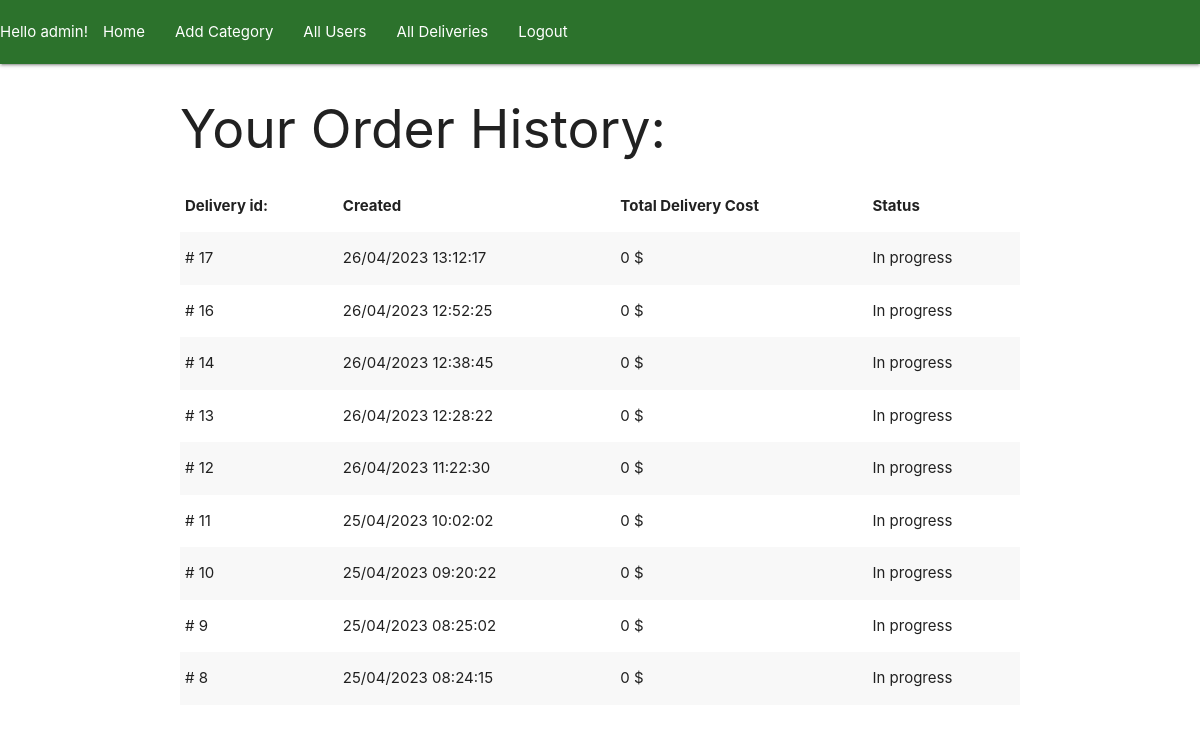
The app's page /order_history/ (signed in) with its own data.
### orders/models.py (models this page shows)
class User(AbstractUser):
    def __str__(self):
        return self.username

class Delivery(models.Model):
    cart = models.OneToOneField(Cart, on_delete=models.CASCADE, primary_key=True)
    is_delivered = models.BooleanField(default=False)
    address = models.CharField(max_length=200, blank=False)
    comment = models.TextField(blank=True)
    created = models.DateTimeField(auto_now_add=True)

### orders/views.py (the view)
# urls.py: path('order_history/',views.order_history,name="order_history"),
@login_required(login_url="login")
def order_history(request):
    deliveries = Delivery.objects.filter(cart__user=request.user).order_by('-created')
    if not deliveries:
        return render(request, 'orders/order_history.html')
    else:
        for delivery in deliveries:
            total = calculate_total(delivery.cart.item_set.all())
            delivery.total = total
    return render(request, 'orders/order_history.html', {"deliveries": deliveries})

### orders/views.py (called while the page is built)
def calculate_total(items):
    total = sum((item.amount * item.dish.price) for item in items)
    return total

### orders/templates/orders/order_history.html (shortened to what this page needs)
{% extends 'base.html' %}
{% block content %}
    <h2>Your Order History:</h2>
    {% if deliveries %}
        <table class="striped">
        <thead>
            <tr>
            <th>Delivery id:</th>
            <th>Created</th>
            <th>Total Delivery Cost</th>
            <th>Status</th>
            </tr>
        </thead>
        <tbody>
            {% for delivery in deliveries %}
                <tr>
                    <td># {{ delivery.cart_id }}</td>
                    <td>{{ delivery.created|date:"d/m/Y H:i:s" }}</td>
                    <td>{{ delivery.total }} $</td>
                    <td>{% if delivery.is_delivered %} Delivered {% else %} In progress {% endif %}</td>
                </tr>
            {% empty %}
            <tr>
                <td colspan="4">No delivery history</td>
            </tr>
            {% endfor %}
        </tbody>
        </table>
    {% else %}
        <p>No delivery history</p>
    {% endif %}
{% endblock content %}

### templates/nav.html
<nav style="background-color: rgb(44, 114, 44);">
    <div class="nav-wrapper">
      <ul>
        {% if user.is_authenticated %}
          <li>Hello {{user.username}}!</a></li>
          <li><a href="{% url 'all_categories'%}">Home</a></li>
          {% if user.is_staff %}
            <li><a href="{% url 'add_category' %}">Add Category</a></li>
            <li><a href="{% url 'all_users' %}">All Users</a></li>
            <li><a href="{% url 'all_deliveries' %}">All Deliveries</a></li>
          {% else %}
          <li><a href="{% url 'update_user' id=user.id %}">Update Your Details</a></li>
          <li><a href="{% url 'show_cart' %}">Your Current Cart</a></li>
          <li><a href="{% url 'order_history' %}">Previous Orders</a></li>
          {% endif %}
          <li><a class="right" href="{% url 'logout_user' %}">Logout</a></li>
        {% else %}
          <li><a href="{% url 'signup_user' %}">Sign Up</a></li>
          <li><a href="{% url 'login_user' %}">Login</a></li>
        {% endif %}
      </ul>
    </div>
  </nav>

### records on screen
User: username "admin"
Delivery: cart_id "17", created "26/04/2023 13:12:17", total "0", is_delivered "In progress"
Delivery: cart_id "16", created "26/04/2023 12:52:25", total "0", is_delivered "In progress"
Delivery: cart_id "14", created "26/04/2023 12:38:45", total "0", is_delivered "In progress"
Delivery: cart_id "13", created "26/04/2023 12:28:22", total "0", is_delivered "In progress"
Delivery: cart_id "12", created "26/04/2023 11:22:30", total "0", is_delivered "In progress"
Delivery: cart_id "11", created "25/04/2023 10:02:02", total "0", is_delivered "In progress"
Delivery: cart_id "10", created "25/04/2023 09:20:22", total "0", is_delivered "In progress"
Delivery: cart_id "9", created "25/04/2023 08:25:02", total "0", is_delivered "In progress"
Delivery: cart_id "8", created "25/04/2023 08:24:15", total "0", is_delivered "In progress"
